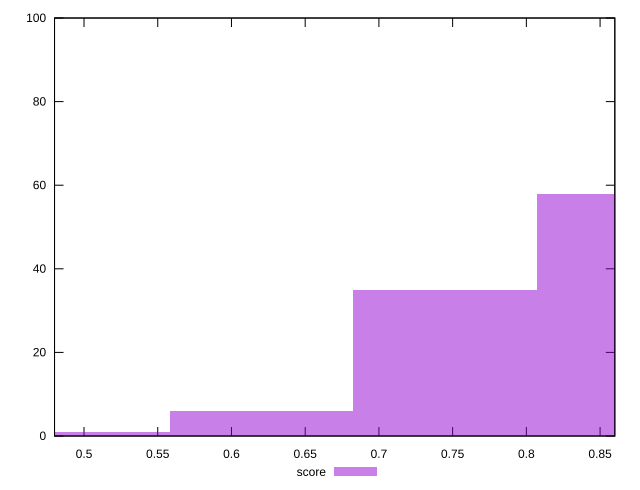

Generate this figure with gnuplot:
reset

$score <<EOF
0.7448293152775227 35
0.8689675344904432 58
0.6206910960646023 6
0.4965528768516818 1
EOF

set key outside below
set boxwidth 0.12413821921292045
set xrange [0.48:0.86]
set yrange [0:100]
set trange [0:100]
set style fill transparent solid 0.5 noborder
set terminal svg size 640, 490 enhanced background rgb 'white'
set output "reports/report_00028_2021-02-24T12-49-42.674Z/first-contentful-paint/samples/astro/score/histogram.svg"

plot $score title "score" with boxes

reset
